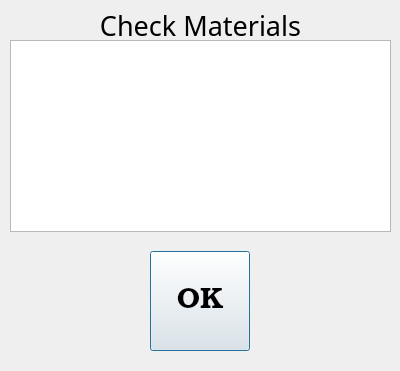
<?xml version="1.0" encoding="UTF-8"?>
<ui version="4.0">
 <class>check_materials_dialog</class>
 <widget class="QDialog" name="check_materials_dialog">
  <property name="geometry">
   <rect>
    <x>0</x>
    <y>0</y>
    <width>400</width>
    <height>371</height>
   </rect>
  </property>
  <property name="font">
   <font>
    <family>Book Antiqua</family>
    <pointsize>20</pointsize>
   </font>
  </property>
  <property name="windowTitle">
   <string>Check Materials</string>
  </property>
  <widget class="QLabel" name="label">
   <property name="geometry">
    <rect>
     <x>10</x>
     <y>0</y>
     <width>381</width>
     <height>51</height>
    </rect>
   </property>
   <property name="text">
    <string>Check Materials</string>
   </property>
   <property name="alignment">
    <set>Qt::AlignCenter</set>
   </property>
  </widget>
  <widget class="QTableView" name="tableView">
   <property name="geometry">
    <rect>
     <x>10</x>
     <y>40</y>
     <width>381</width>
     <height>192</height>
    </rect>
   </property>
  </widget>
  <widget class="QWidget" name="horizontalLayoutWidget">
   <property name="geometry">
    <rect>
     <x>10</x>
     <y>250</y>
     <width>381</width>
     <height>102</height>
    </rect>
   </property>
   <layout class="QHBoxLayout" name="horizontalLayout">
    <item>
     <widget class="QPushButton" name="btn_ok">
      <property name="sizePolicy">
       <sizepolicy hsizetype="Preferred" vsizetype="Preferred">
        <horstretch>0</horstretch>
        <verstretch>20</verstretch>
       </sizepolicy>
      </property>
      <property name="minimumSize">
       <size>
        <width>100</width>
        <height>100</height>
       </size>
      </property>
      <property name="maximumSize">
       <size>
        <width>100</width>
        <height>100</height>
       </size>
      </property>
      <property name="baseSize">
       <size>
        <width>12</width>
        <height>2</height>
       </size>
      </property>
      <property name="font">
       <font>
        <family>Bookman Old Style</family>
        <pointsize>22</pointsize>
        <stylestrategy>PreferAntialias</stylestrategy>
       </font>
      </property>
      <property name="text">
       <string>OK</string>
      </property>
     </widget>
    </item>
   </layout>
  </widget>
 </widget>
 <resources/>
 <connections/>
</ui>
